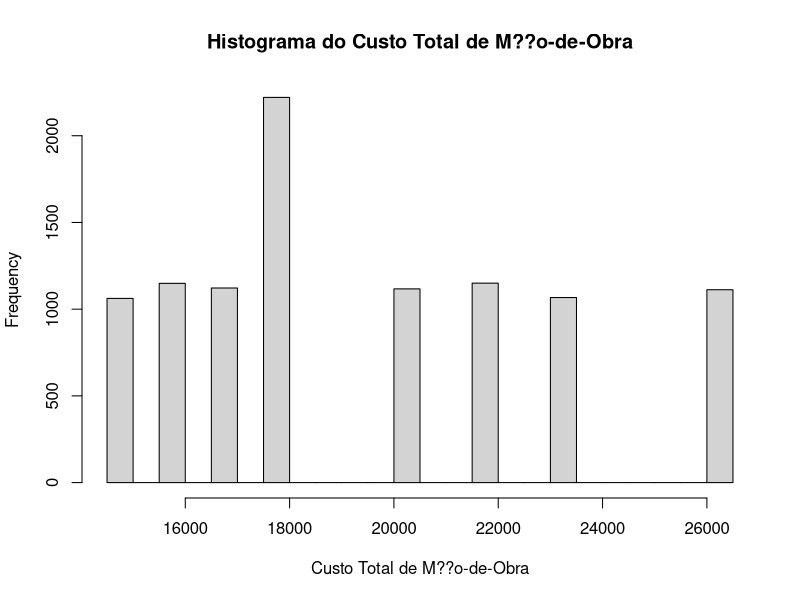

The R script that drew this image:
# 1-Um casco de navio consiste de 562 placas met ??alicas que devem ser rebitadas.
# Estima-se que o tempo gasto por um rebitador seja dado por (3h45,5h30,4h15) por
# placa e que cada rebitador recebe ( $7.00, $8.50, $7.50) por hora trabalhada.
#   1. Crie um modelo de risco de custo de m ??ao-obra de rebitagem usando MC
#   2. Compare a distribui ??c ??ao cumulativa obtida usando a abordagem MC com aquela obtida usando o TCL.

q1 <- function(n) {
  # Tempo gasto por placa por rebitador
  tempos <- c(3.75, 5.5, 4.25)
  # Custo por hora de cada rebitador
  custos <- c(7.00, 8.50, 7.50)
  
  # Amostragem Monte Carlo
  custo_total <- replicate(n, {
    tempo <- sample(tempos, 1)
    custo_hora <- sample(custos, 1)
    custo_placa <- tempo * custo_hora
    custo_placa * 562
  })
  
  hist(custo_total, breaks = "FD", xlab = "Custo Total de M??o-de-Obra", main = "Histograma do Custo Total de M??o-de-Obra")
}

q1(10000)